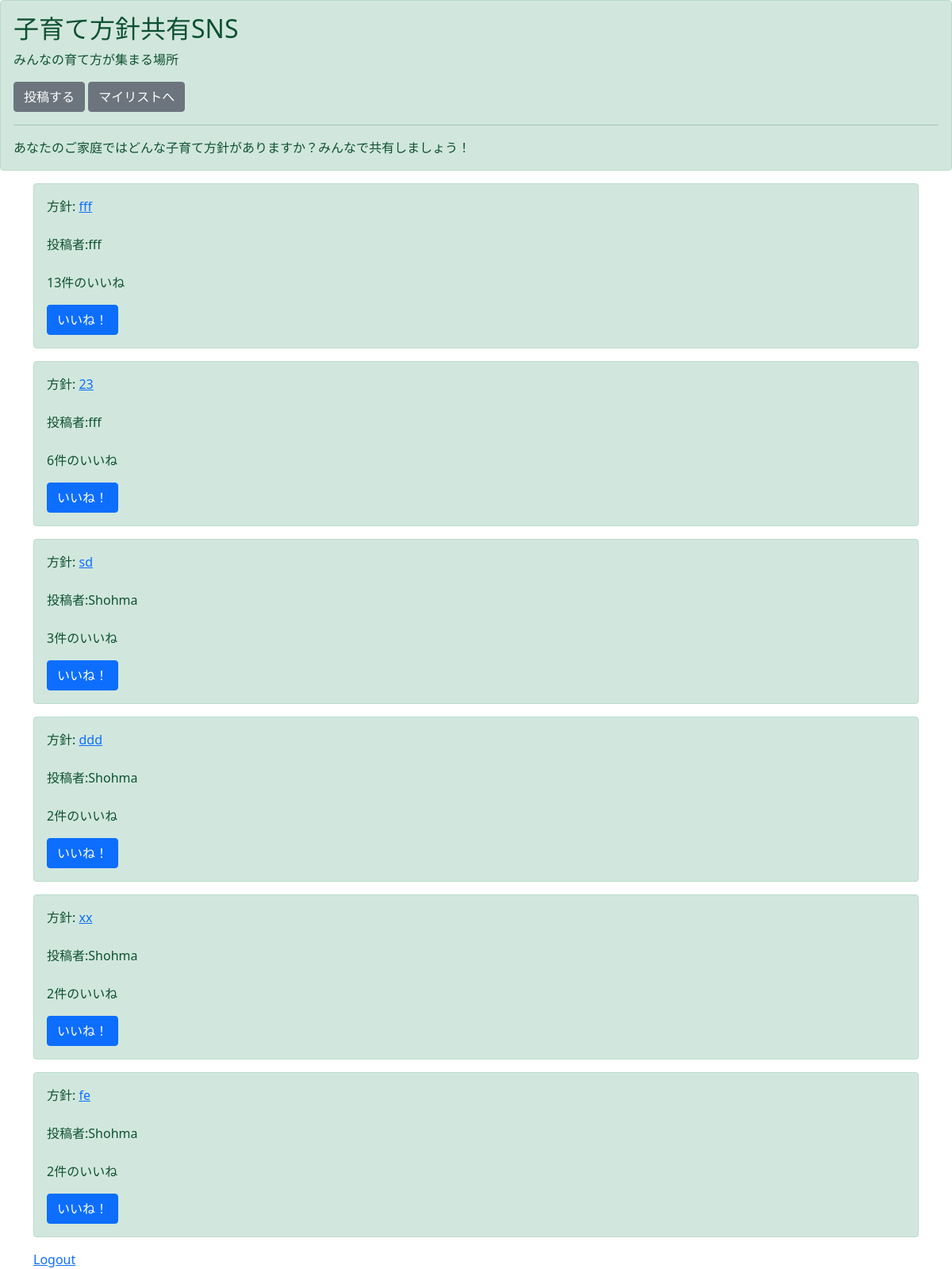
The app's page /list/ (signed in), older data.
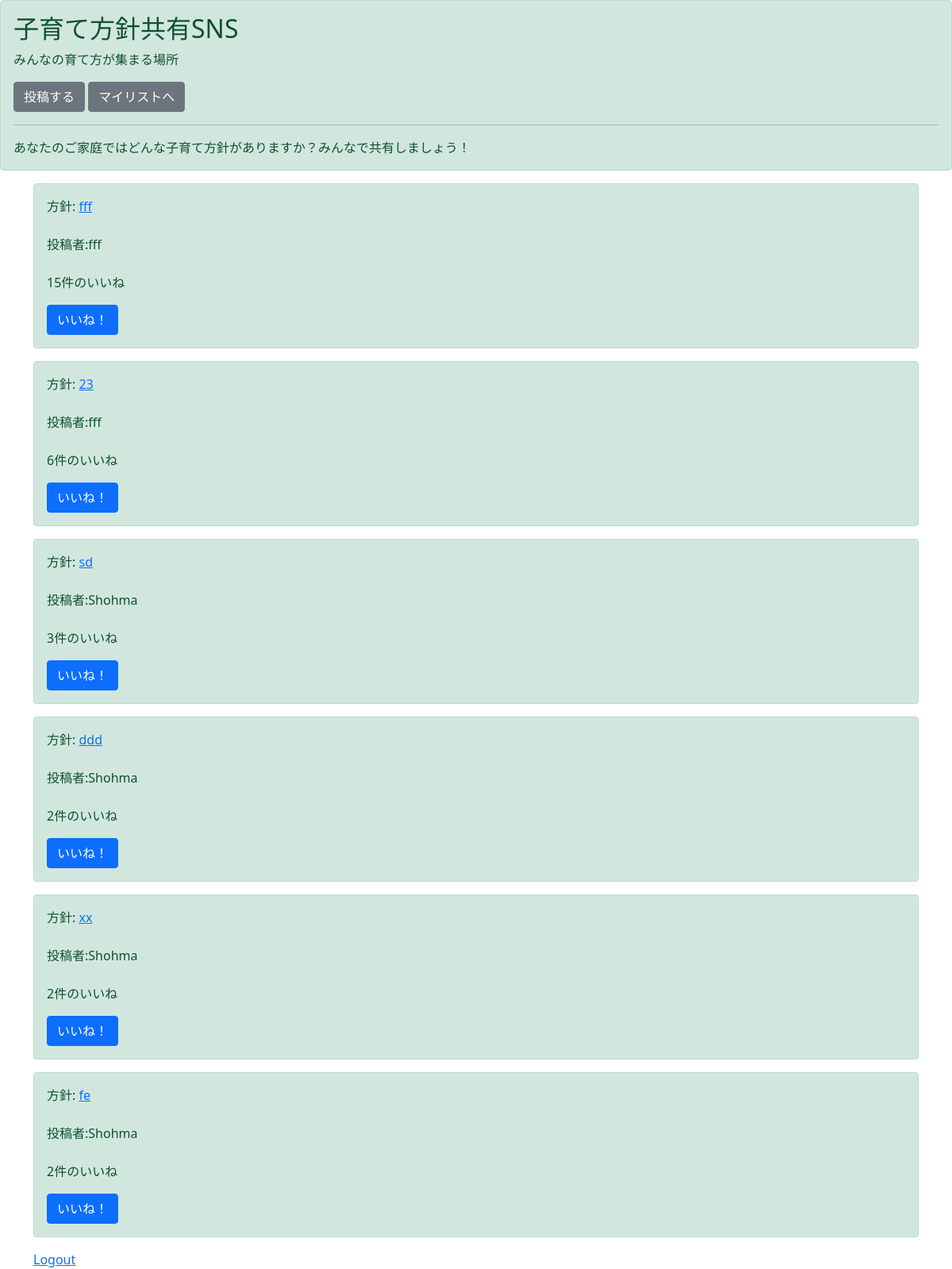
The same page, newer data.
### boardapp/models.py (models this page shows, shortened)
class BoadModel(models.Model):
    title = models.CharField(max_length=100)
    content = models.TextField()
    contributor = models.CharField(max_length=20)
    good = models.IntegerField(null=True, blank=True, default=1)
    priority = models.CharField(max_length=10, choices=CHOICE)
    follow = models.IntegerField(null=True, blank=True, default=0)

### boardapp/views.py (the view)
# urls.py: path('list/', listfunc, name='list'),
@login_required
def listfunc(request):
    object_list = BoadModel.objects.all()
    if request.path_info == '/list/':
        html = 'list.html'
    else:
        html = 'mylist.html'
    return render(request, html, {'object_list': object_list})

### templates/list.html
{% extends 'base.html' %}
{% block header %}
<div class="alert alert-success" role="alert">
    <h2 class="alert-heading">子育て方針共有SNS</h2>
    <p> みんなの育て方が集まる場所</p>
    <a class="btn btn-secondary" role="button" href="{%  url 'create' %}" >投稿する</a>
    <a class="btn btn-secondary" role="button" href="{% url 'mylist' %}" >マイリストへ</a>
    <hr>
    <p class="mb-0">あなたのご家庭ではどんな子育て方針がありますか？みんなで共有しましょう！</p>
</div>
{% endblock header %}
{% block content %}
<div class='container'>
    {% for item in object_list %}
        {% if item.follow != 1 %}
            <div class="alert alert-success" role="alert">
                <div class="mb-3">
                    <label for="exampleFormControlTextarea1" class="form-label">方針:</label>
                    <a href="{% url 'detail' item.pk %}">{{ item.title }}</a>
                </div>
                <div class="mb-3">
                    <label for="exampleFormControlTextarea1" class="form-label">投稿者:{{ item.contributor }}</label>
                </div>
                <p>{{ item.good }}件のいいね</p>
                <a class="btn btn-primary" role="button" href="{% url 'good' item.pk %}" >いいね！</a>
            </div>
        {% endif %}
    {% endfor %}
    <a href="{% url 'logout' %}" role="button">Logout</a>
</div>
{% endblock content %}

Row changes from the older to the newer data that the page shows:
changed BoadModel (number 1 of 6 on the later page): good "13" → "15"
